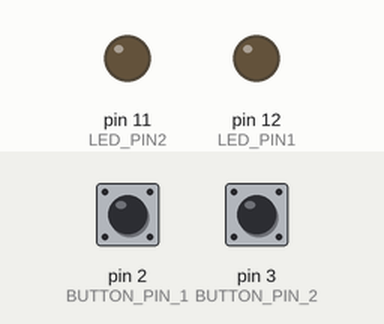
A sketch run on a simulated Arduino Uno, built with avr-gcc and run on an emulated ATmega328P. Parts: output pins drawn as LEDs (lit = HIGH). Inputs (shaded band) come from the test bench; at power-on: pin 2 (BUTTON_PIN_1) HIGH, pin 3 (BUTTON_PIN_2) HIGH.

Above: at 0.6 s.
At 1.1 s:
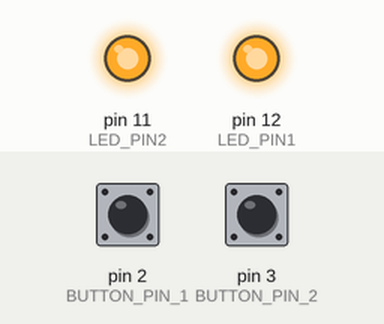
Timing chart, 0 to 2.6 s (numbered marks = the images above):
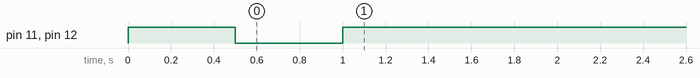

The sketch:

MIDI-message-keyer.ino
```cpp
/*
 DESCRIPTION
 ====================
 Two independent channels.
 Toggle the state of the channel when a button is pressed.
 Send a MIDI message when turning the state on or off.
 */

// Include the Bounce2 library found here :
// https://github.com/thomasfredericks/Bounce2
#include <Bounce2.h> // Use bounce2 library for key debounce

#define BUTTON_PIN_1 2
#define BUTTON_PIN_2 3

#define LED_PIN1 12
#define LED_PIN2 11

#define DEBOUNCE_INTERVAL 20 // Define debounce time in ms

// Instantiate a Bounce object
Bounce debouncer1 = Bounce();

// Instantiate another Bounce object
Bounce debouncer2 = Bounce();

// Store channel enable states
boolean Ch1Enabled = true; // Store enable status for ch1
boolean Ch2Enabled = true; // Store enable status for ch2


void setup() {
  // put your setup code here, to run once:

  // Setup the first button with an internal pull-up :
  pinMode(BUTTON_PIN_1,INPUT_PULLUP);

  // After setting up the button, setup the Bounce instance :
  debouncer1.attach(BUTTON_PIN_1);
  debouncer1.interval(DEBOUNCE_INTERVAL); // interval in ms

   // Setup the second button with an internal pull-up :
  pinMode(BUTTON_PIN_2,INPUT_PULLUP);

  // After setting up the button, setup the Bounce instance :
  debouncer2.attach(BUTTON_PIN_2);
  debouncer2.interval(DEBOUNCE_INTERVAL); // interval in ms


  //Setup LEDs :
  pinMode(LED_PIN1,OUTPUT);
  pinMode(LED_PIN2,OUTPUT);

  // testing LEDs
  digitalWrite(LED_PIN1, HIGH );
  digitalWrite(LED_PIN2, HIGH );
  delay(500);
  digitalWrite(LED_PIN1, LOW );
  digitalWrite(LED_PIN2, LOW );
  delay(500);
  digitalWrite(LED_PIN1, HIGH );
  digitalWrite(LED_PIN2, HIGH );

}

void loop() {
  // put your main code here, to run repeatedly:
  // Update the Bounce instances :
  debouncer1.update();

  // Turn on the LED if the button is pressed :
  if ( debouncer1.fell() ) {
    switch (Ch1Enabled) {
    case false:
      // Turn Ch1 on
      Ch1Enabled = true;
      pinMode(LED_PIN1,OUTPUT);
      digitalWrite(LED_PIN1, HIGH );
      break;

    case true:
      // Turn Ch2 off
      Ch1Enabled = false;
      //digitalWrite(LED_PIN1, LOW );
      // Set the LED pin to high-Z state in order to avoid messing up with
      // the button high logic level (due to the circuit)
      pinMode(LED_PIN1,INPUT_PULLUP);
      break;
    }
  }


  debouncer2.update();
  // Turn on the LED if the button is pressed :
  if ( debouncer2.fell() ) {
    switch (Ch2Enabled) {
    case false:
      // Turn Ch2 on
      Ch2Enabled = true;
      pinMode(LED_PIN2,OUTPUT);
      digitalWrite(LED_PIN2, HIGH );
      break;

    case true:
      // Turn Ch2 off
      Ch2Enabled = false;
      //digitalWrite(LED_PIN2, LOW );
      // Set the LED pin to high-Z state in order to avoid messing up with
      // the button high logic level (due to the circuit)
      pinMode(LED_PIN2,INPUT_PULLUP);
      break;
    }
  }


}
```
